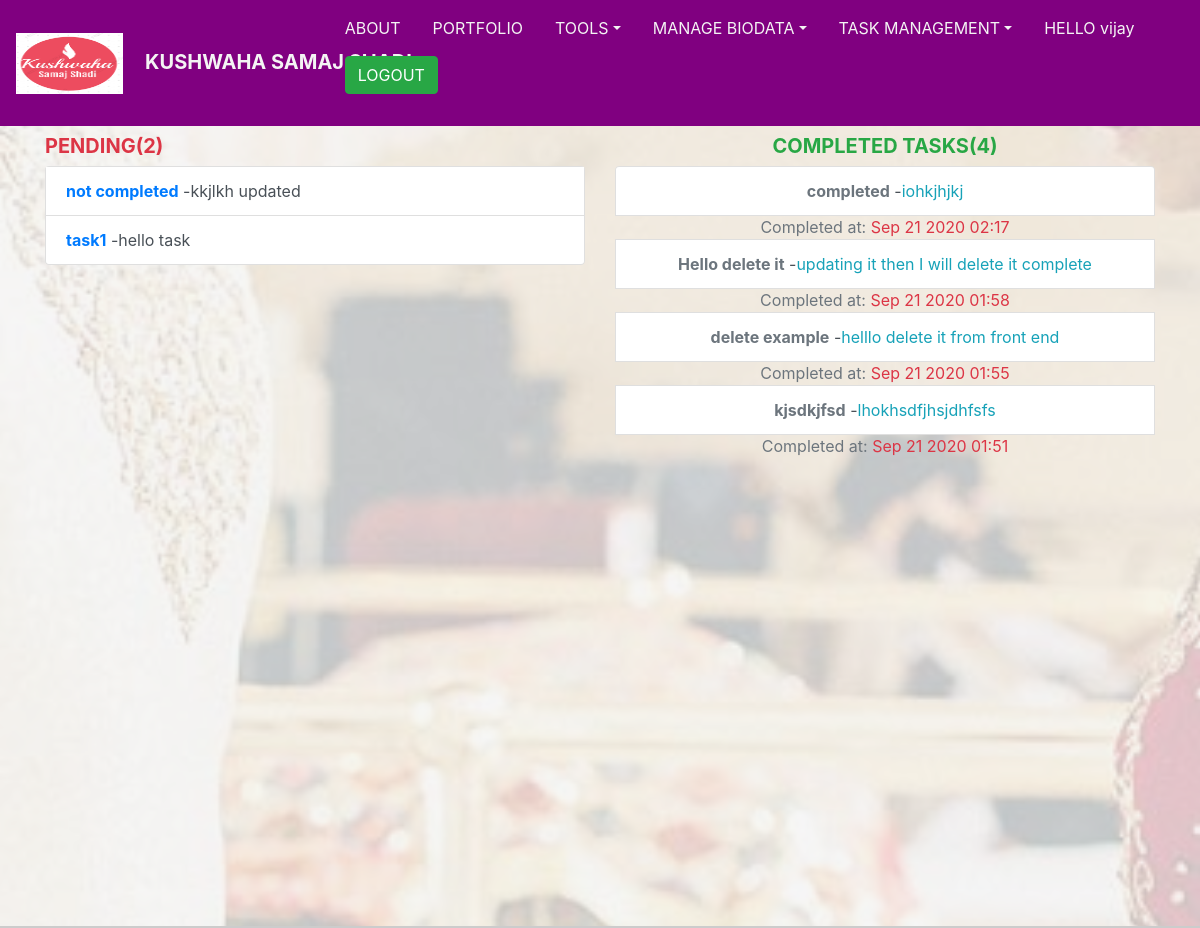
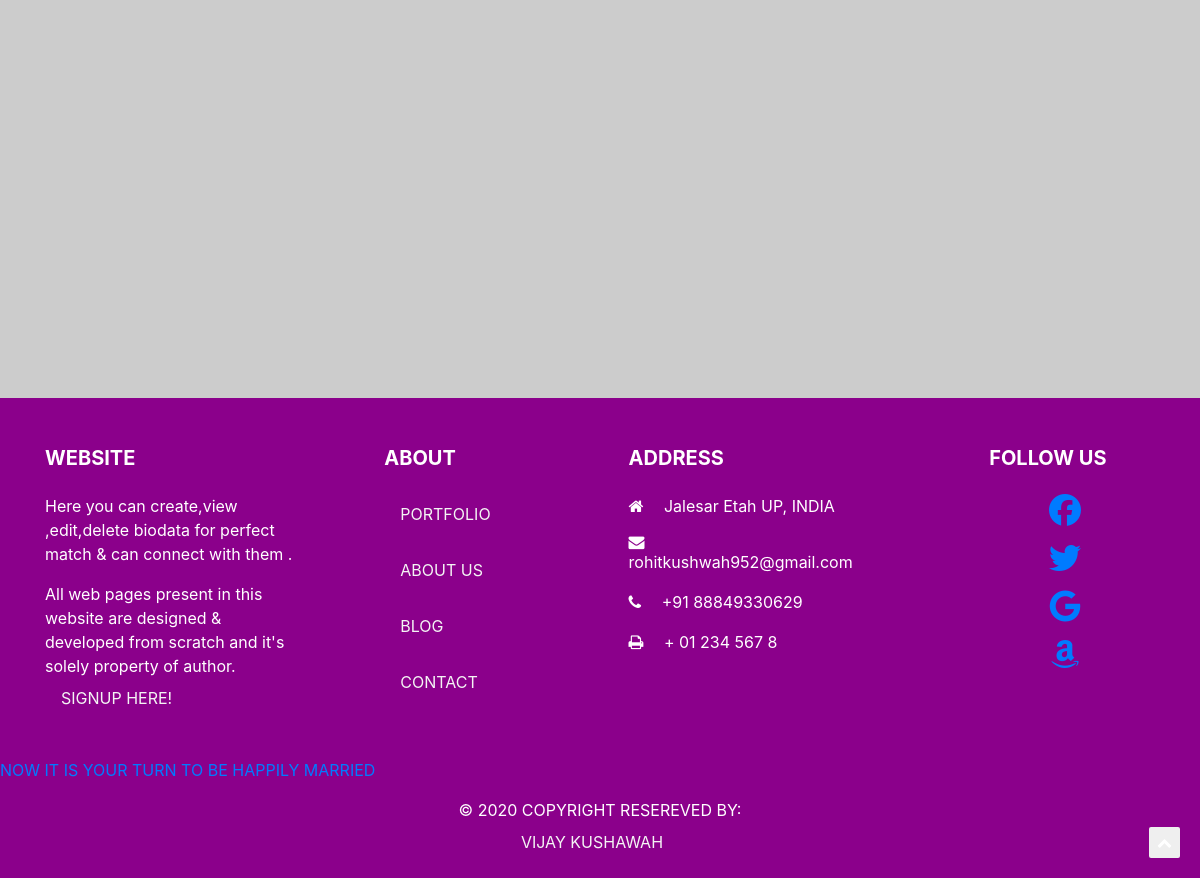
/getassociatestatus/vijay (signed in), run on the app's committed database (2 pictures, top to bottom).
### todo/models.py (models this page shows, shortened)
class Todo(models.Model):
    title=models.CharField(max_length=100)
    memo=models.TextField(blank=True)
    created = models.DateTimeField(auto_now_add=True)
    datecompleted = models.DateTimeField(null=True)
    important = models.BooleanField(default=False)
    user = models.ForeignKey(User,on_delete=models.CASCADE)

### todo/views.py (the view)
# urls.py: path('getassociatestatus/<str:associateusername>',views.getassociatestatustodo,name='getassociatestatustodo'),
@login_required
def getassociatestatustodo(request,associateusername):
    try:
        get_list_or_404(MyProfile,user=request.user,associate=associateusername,username=request.user.username)
    except:
        currentwork=[]
        completedwork=[]
        return render(request,'todo/getassociatestatustodo.html',{'currentwork':currentwork,'completedwork':completedwork,'error':"Sorry, selected user is not your associate!!"})
    associate=get_object_or_404(User,username=associateusername)
    currentwork=Todo.objects.filter(user=associate,datecompleted__isnull=True)
    completedwork=Todo.objects.filter(user=associate,datecompleted__isnull=False).order_by('-datecompleted')
    return render(request,'todo/getassociatestatustodo.html',{'currentwork':currentwork,'completedwork':completedwork})

### todo/templates/todo/getassociatestatustodo.html (shortened to what this page needs)
{% extends 'todo/base.html' %}
{% block content %}
<div class="overlay">
  <div class="container">
        <div class="row justify-content-center">
    <div class="col col-lg-6 text-danger mx-auto ">
            <h5 class="mt-2 text-danger font-weight-bold">PENDING({{currentwork|length}})</h5>
<ol class="list-group">
  {%  for todo in currentwork %}
  <a href="{% url 'viewtodo' todo.id %}">
  <li class="list-group-item list-group-item-action">{% if todo.important %}<b>{% endif %}{{todo.title}}{% if todo.important %}</b>{% endif %}
    </a>
  {% if todo.memo %}
  -{{todo.memo}}
  {% endif %}
  {% endfor %}
  </ol>
  </div>
  <div class="col-md-6  text-center mx-auto ">
  <h5 class="mt-2 text-success font-weight-bold">COMPLETED TASKS({{completedwork|length}})</h5>
<ol class="list-group">
  {%  for todo in completedwork %}
  <li class="list-group-item list-group-item-action">{% if todo.important %}<span class="text-dark">{% endif %}<span class="bg-gradient-success text-muted font-weight-bold">{{todo.title}}</span>
    {% if todo.important %}</span>{% endif %}
  {% if todo.memo %}
  -<span class="text-info">{{todo.memo}}</span>
  {% endif %}
  </li>
<span class="text-secondary">Completed at:
  <span class="text-danger">{{ todo.datecompleted|date:'M j Y H:i' }}</span>
</span>
  {% endfor %}
  </ol></div>
</div>
  </div></div></div>
{% endblock %}

### todo/templates/todo/base.html (shortened to what this page needs)
<link rel="stylesheet" href="https://stackpath.bootstrapcdn.com/bootstrap/4.5.2/css/bootstrap.min.css">
  <link rel="stylesheet" href="http://fortawesome.github.io/Font-Awesome/assets/font-awesome/css/font-awesome.css">
<link rel="stylesheet" href="https://cdnjs.cloudflare.com/ajax/libs/font-awesome/4.7.0/css/font-awesome.min.css">
 <link rel="stylesheet" href="https://stackpath.bootstrapcdn.com/bootstrap/4.1.3/css/bootstrap.min.css">
{% load static %}
 <link rel="stylesheet" type="text/css" href="{% static 'todo/css/main.css' %}">
 <nav class="navbar navbar-expand-lg  ">
 <a class="navbar-brand " href="{% url 'home' %}"><img src="{% static 'todo/logo.PNG' %}" width="35%" height="61px">&nbsp &nbsp  <b clss="nav-link">KUSHWAHA SAMAJ SHADI</b></a>
<div class="collapse navbar-collapse " id="navbarSupportedContent">     <ul class="nav navbar-nav mr-4">
 <li class="nav-item">
     <a class="nav-link" data-value="about" href="{% url 'abouttodo' %}">ABOUT</a>        </li>
<li class="nav-item">
    <a class="nav-link " data-value="portfolio"href="{% url 'portfoliotodo' %}">PORTFOLIO</a>
 </li>
 <li class="nav-item dropdown">
     <a class="nav-link dropdown-toggle" data-toggle="dropdown" data-value="portfolio" href="#">TOOLS</a>
  </li>
  <li class="nav-item dropdown">
      <a class="nav-link dropdown-toggle" data-toggle="dropdown" data-value="portfolio" href="#">MANAGE BIODATA</a>
   </li>
 {% if user.is_authenticated %}
 <li class="nav-item dropdown">
     <a class="nav-link dropdown-toggle" data-toggle="dropdown" data-value="portfolio" href="#">TASK MANAGEMENT</a>
  </li>
  <li class="nav-item "><a class="nav-link " data-value="blog" href="{% url 'myprofiletodo' %}">HELLO {{user.username}}</a></li>
 <li class="nav-item">
  <a class="nav-link " data-value="contact" href="{% url 'completedtodos' %}"><form  action="{% url 'logoutuser' %}" method="POST">
    <button type="submit" class="btn btn-success">LOGOUT</button>
  </form></a>       </li>
</ul>
 {% endif %}
</div></nav>
<div class="content overflow-auto" id="content" style="background-image: url('{% static 'todo/background2.jpg' %}');background-attachment: fixed;
 background-size: cover;
 background-position: center;">
{% block content %}{% endblock %}
<button onclick="topFunction()" id="scrolltop1" class="scrolltop1 fa fa-chevron-up shape main-bg new-angle " title="Go to top"></button>
{% include 'todo/slidershow2.html' %}
{% include 'todo/footer.html' %}

### todo/static/todo/css/main.css (style rules this page uses)
.navbar { background:#800080;position:relative; }
.content { min-height:100%;position:relative; }
.nav-link , .navbar-brand { color: #f4f4f4; cursor: pointer; }
.nav-link { margin-right: 1em !important; }
.navbar-collapse { justify-content: flex-end; }
.overlay { position: absolute; min-height: 100%; min-width: 100%; left: 0; top: 0; background: rgba(244, 244, 244, 0.79); }
.list-group { max-height: 300px; margin-bottom: 10px; overflow:scroll; -webkit-overflow-scrolling: touch; }

### todo/templates/todo/base.html (style rules this page uses)
.scrolltop1 { display: block; position: fixed; bottom: 20px; right: 20px; font-size: 15px; border: none; outline: none; color: white; cursor: pointer; padding: 8px; border-radius: 2px; }

### data on the page
Todo: title "not completed", memo "kkjlkh updated"
Todo: title "task1", memo "hello task"
Todo: title "completed", memo "iohkjhjkj", datecompleted "Sep 21 2020 02:17"
Todo: title "Hello delete it", memo "updating it then I will delete it complete", datecompleted "Sep 21 2020 01:58"
Todo: title "delete example", memo "helllo delete it from front end", datecompleted "Sep 21 2020 01:55"
Todo: title "kjsdkjfsd", memo "lhokhsdfjhsjdhfsfs", datecompleted "Sep 21 2020 01:51"

### other printed values
{{ user.username }} "vijay"
{{ currentwork|length }} "2"
{{ completedwork|length }} "4"
